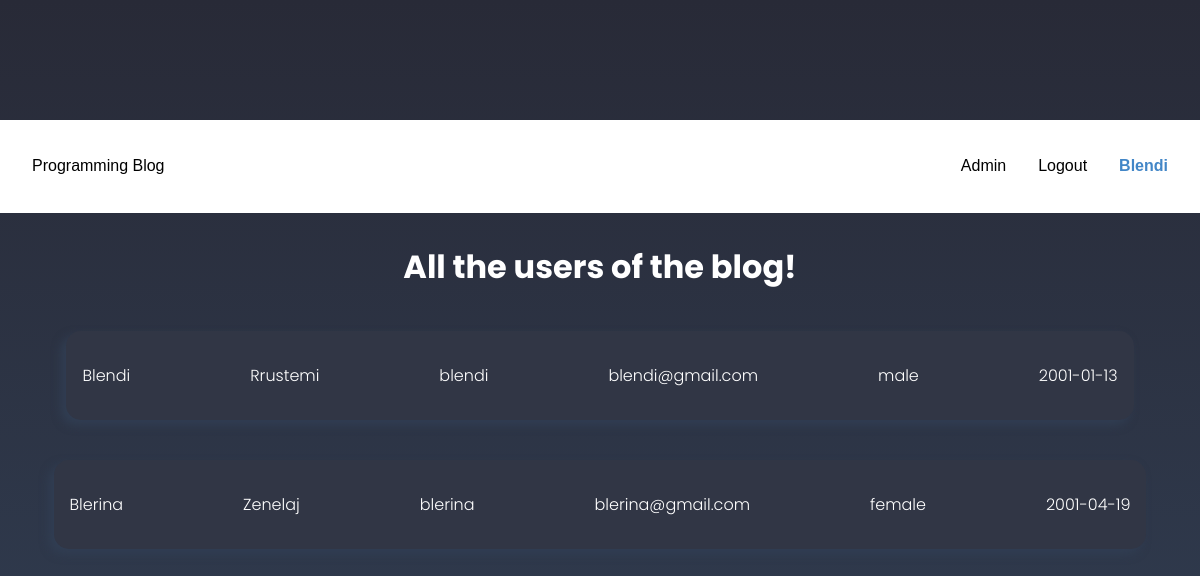
The page /manage_users.php (signed in) on the database its author committed.
### tables this page shows
CREATE TABLE IF NOT EXISTS `Users` (
  `U_ID` int(11) NOT NULL AUTO_INCREMENT,
  `Name` varchar(255) NOT NULL,
  `Surname` varchar(255) NOT NULL,
  `Email` varchar(255) NOT NULL,
  `Username` varchar(255) NOT NULL,
  `Password` varchar(255) NOT NULL,
  `Gender` varchar(255) NOT NULL,
  `DOB` date NOT NULL,
  `Admin` tinyint(1) NOT NULL DEFAULT 0,
  `Registered_User` tinyint(1) NOT NULL DEFAULT 0,
  `Date` timestamp NOT NULL DEFAULT current_timestamp(),
  PRIMARY KEY (`U_ID`),
  UNIQUE KEY `Email` (`Email`),
  UNIQUE KEY `Username` (`Username`) USING BTREE
);

### common/sessions.php (called while the page is built, shortened)
<?php
if ( isset( $_SESSION['user'] ) ) {
    $user = $_SESSION['user'];
    $name = $user['Name'];
    $role = $user['Admin'];
}else{
    $user = null;
}
?>

### manage_users.php (the view, shortened to what this page needs)
<?php
    require "common/navbar.php";
    require "common/database_connect.php";
    $query = "SELECT * FROM users ORDER BY date DESC";
    $result = mysqli_query($db, $query);
    $user_data = mysqli_fetch_all($result, MYSQLI_ASSOC);
?>
<link rel="stylesheet" href="style/manage_users.css">
<div class="main-cont">
<h1>All the users of the blog!</h1>
    <?php foreach ($user_data as $users):?>
    <div class="page-container">
        <div class="users">
            <div class="users-main">
                <div class="user-name">
                    <p><?php echo $users['Name']?></p>
                </div>
                <div class="user-surname">
                    <p><?php echo $users['Surname']?></p>
                </div>
                <div class="user-username">
                    <p><?php echo $users['Username']?></p>
                </div>
                <div class="user-email">
                    <p><?php echo $users['Email']?></p>
                </div>
                <div class="user-gender">
                    <p><?php echo $users['Gender']?></p>
                </div>
                <div class="user-date">
                    <p><?php echo $users['DOB']?></p>
                </div>
            </div>
        </div>
    </div>
    <?php endforeach ?>
</div>

### common/navbar.php (shortened to what this page needs)
<?php require "sessions.php" ?>
<link rel="stylesheet" href="./style/navi.css">
<nav>
    <ul class="nav-list">
        <li class="nav-item">
            <a href="./index.php">Programming Blog</a>
        </li>
        <?php if ( $user ): ?>
            <?php if ($role): ?>
            <li class="nav-item">
                <a href="./admin_dash.php">Admin</a>
            </li>
            <?php endif ?>
        <li class="nav-item">
            <a href="logout.php">Logout</a>
        </li>
        <?php endif ?>
        <?php if ( $user ): ?>
            <li class="nav-item emri">
            <h4 class="color-user"><?php echo $name ?></h4>
        </li>
        <?php else: ?>
            <li class="nav-item emri">
            <h4 class="color-user">Guest</h4>
        </li>
        <?php endif ?>
    </ul>
</nav>

### style/navi.css (style rules this page uses)
*:before, *:after { box-sizing: border-box; }
.nav-list { background: white; box-shadow: 0px 0px 10px var(--clr-gray200); margin: 0; padding: 1rem 0; border-radius: var(--radius); display: flex; justify-content: flex-end; align-items: center; }
.nav-item { list-style: none; margin-right: 2rem; }
.nav-item a { text-decoration: none; color: black; transition: .2s ease-in; }
.nav-item:first-child { margin-right: auto; margin-left: 2rem; }
.color-user { color: #4286c7; font-weight: bold; }

### style/manage_users.css (style rules this page uses)
* { box-sizing: border-box; text-decoration: none; }
.page-container { display: flex; flex-wrap: wrap; justify-content: center; margin: 40px 0; gap: 15px; align-items: center; }
.users-main { border: 1px solid #4286c7; padding: 1em; border-radius: 15px; display: flex; flex-wrap: wrap; gap: 120px; background-color: #313645; box-shadow: -5px 5px 10px #313e53; border: none; color: white; font-weight: 300; font-family: 'Poppins', sans-serif; }
h1 { font-family: 'Poppins', sans-serif; color: white; text-align: center; margin: 30px; }

### rows shown on the page
users: Name "Blendi", Surname "Rrustemi", Username "blendi", Email "blendi@gmail.com", Gender "male", DOB "2001-01-13"
users: Name "Blerina", Surname "Zenelaj", Username "blerina", Email "blerina@gmail.com", Gender "female", DOB "2001-04-19"

### other values the page prints
$name "Blendi"
